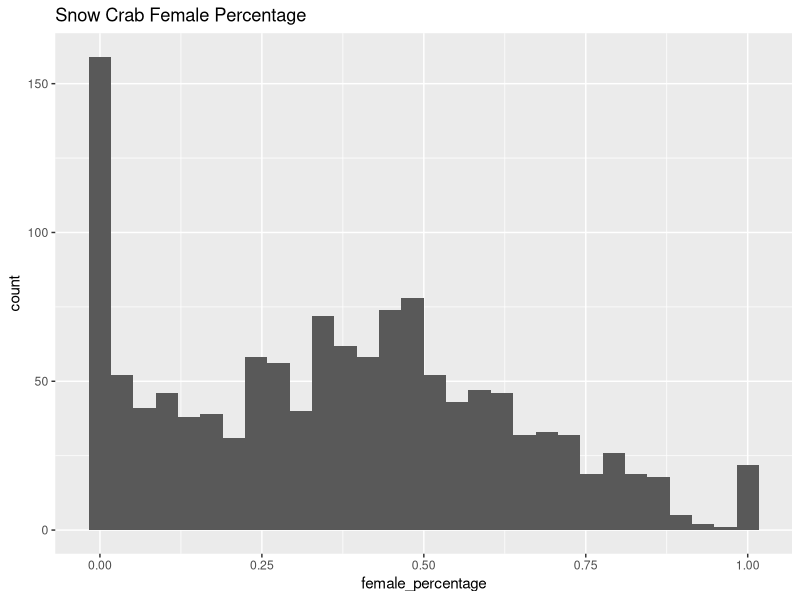
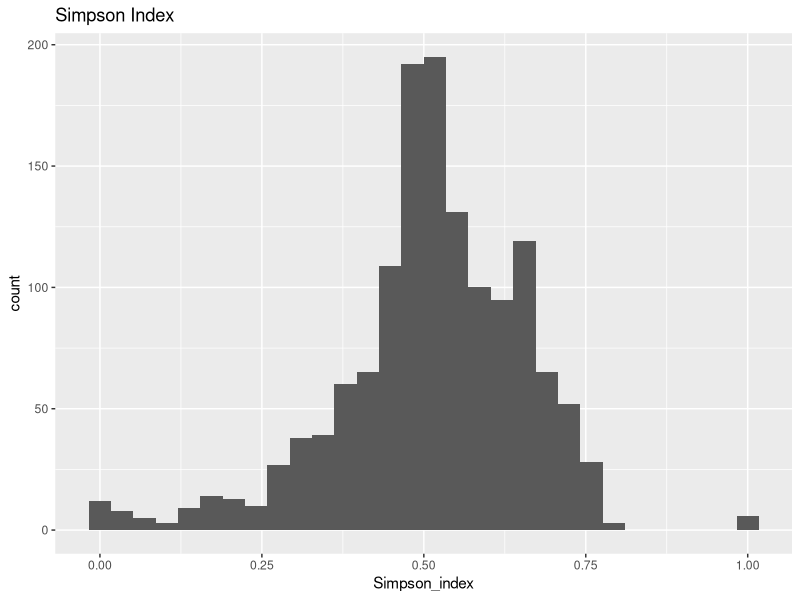

These charts were generated, in order, by the following R code:
library(tidyverse)
library(vegan)
crab_data <- read_csv("data/snow_crab_survey.csv")
# Remove the french from the column names, to make subsetting easier.
col_names_english <- as_vector(map(strsplit(colnames(crab_data), "__"), 1))
colnames(crab_data) <- col_names_english

crab_data <- crab_data %>% 
  rename(lat = latitude, lon = longitude,
         male = snow_crab_males,
         female = snow_crab_females) %>% 
  mutate(year = as.factor(year),
         month = as.factor(year),
         .keep = "unused") %>% 
  mutate(total_crabs = male+female,
         female_percentage = female/total_crabs) %>% 
  relocate(total_crabs, .after = female)
crab_data <- crab_data %>% 
  mutate(Simpson_index = diversity(crab_data[, 11:20], index = "simpson"))

write_csv(crab_data, "crab_data_clean.csv")
# Make a few plots
ggplot(crab_data) +
  geom_histogram(aes(x=female_percentage))+
  labs(title = "Snow Crab Female Percentage")
ggplot(crab_data) +
  geom_histogram(aes(x=Simpson_index))+
  labs(title = "Simpson Index")
